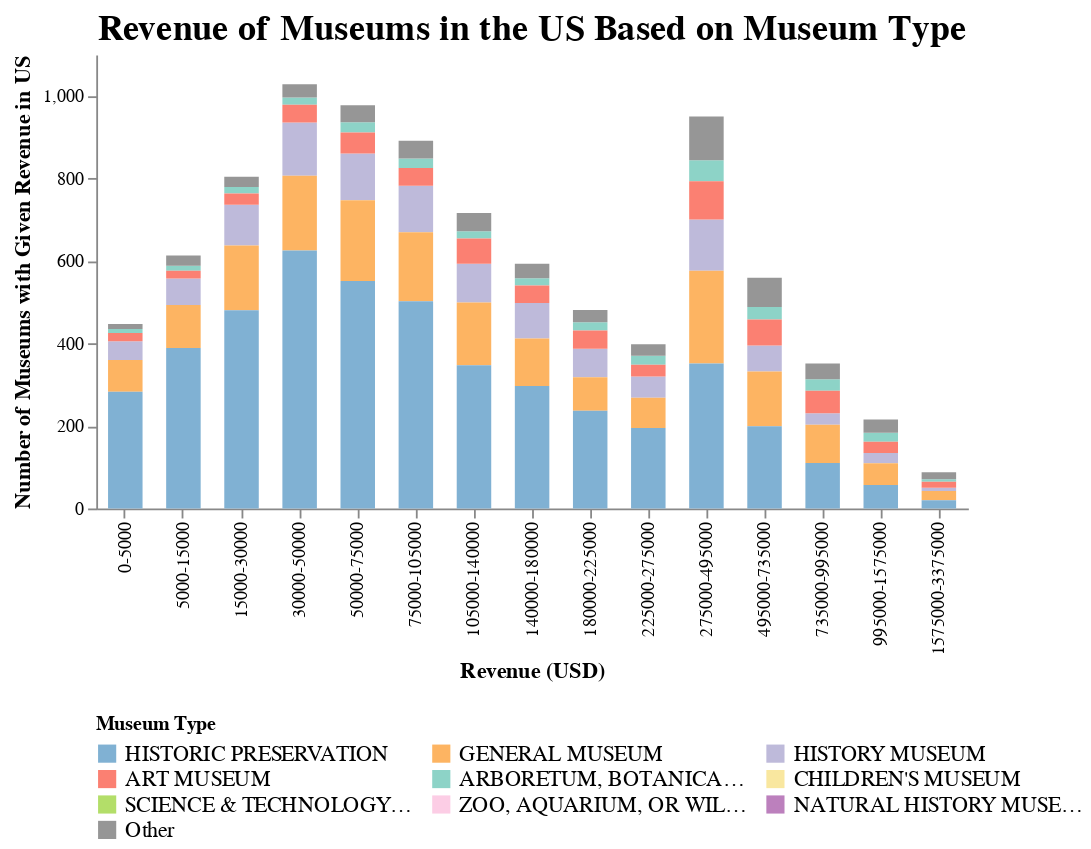

Notebook code cell kept with this figure:
### Code cell
medium

### Figure 1 — Vega-Lite specification as saved in the notebook (floating-point values rounded to 4 significant figures; data arrays with more than 128 entries replaced by an {"elided": "..."} marker saying what was removed)
{"config": {"view": {"continuousWidth": 400, "continuousHeight": 300, "strokeWidth": 0}, "axis": {"labelFontSize": 10, "titleFontSize": 12}, "legend": {"columns": 3, "labelFontSize": 12, "orient": "bottom"}, "title": {"fontSize": 20}}, "data": {"name": "data-bae66c6704220882325b4a3a7e9ed4d4"}, "mark": {"type": "bar", "size": 19}, "encoding": {"color": {"type": "nominal", "field": "Museum Type", "scale": {"domain": ["HISTORIC PRESERVATION", "GENERAL MUSEUM", "HISTORY MUSEUM", "ART MUSEUM", "ARBORETUM, BOTANICAL GARDEN, OR NATURE CENTER", "CHILDREN'S MUSEUM", "SCIENCE & TECHNOLOGY MUSEUM OR PLANETARIUM", "ZOO, AQUARIUM, OR WILDLIFE CONSERVATION", "NATURAL HISTORY MUSEUM", "Other"], "range": ["#80b1d3", "#fdb462", "#bebada", "#fb8072", "#8dd3c7", "#F9E79F", "#b3de69", "#fccde5", "#bc80bd", "#969696"]}, "sort": ["HISTORIC PRESERVATION", "GENERAL MUSEUM", "HISTORY MUSEUM", "ART MUSEUM", "ARBORETUM, BOTANICAL GARDEN, OR NATURE CENTER", "CHILDREN'S MUSEUM", "SCIENCE & TECHNOLOGY MUSEUM OR PLANETARIUM", "ZOO, AQUARIUM, OR WILDLIFE CONSERVATION", "NATURAL HISTORY MUSEUM", "Other"]}, "order": {"type": "quantitative", "field": "color_Museum Type_sort_index"}, "x": {"type": "nominal", "field": "Revenue", "sort": ["0-5000", "5000-15000", "15000-30000", "30000-50000", "50000-75000", "75000-105000", "105000-140000", "140000-180000", "180000-225000", "225000-275000", "275000-495000", "495000-735000", "735000-995000", "995000-1575000", "1575000-3375000"], "title": "Revenue (USD)"}, "y": {"type": "quantitative", "axis": {"grid": false}, "field": "Number of Museums", "title": "Number of Museums with Given Revenue in US"}}, "height": 250, "title": "Revenue of Museums in the US Based on Museum Type", "width": 480, "$schema": "https://vega.github.io/schema/vega-lite/v4.8.1.json", "datasets": {"data-bae66c6704220882325b4a3a7e9ed4d4": {"elided": "150 records"}}}
